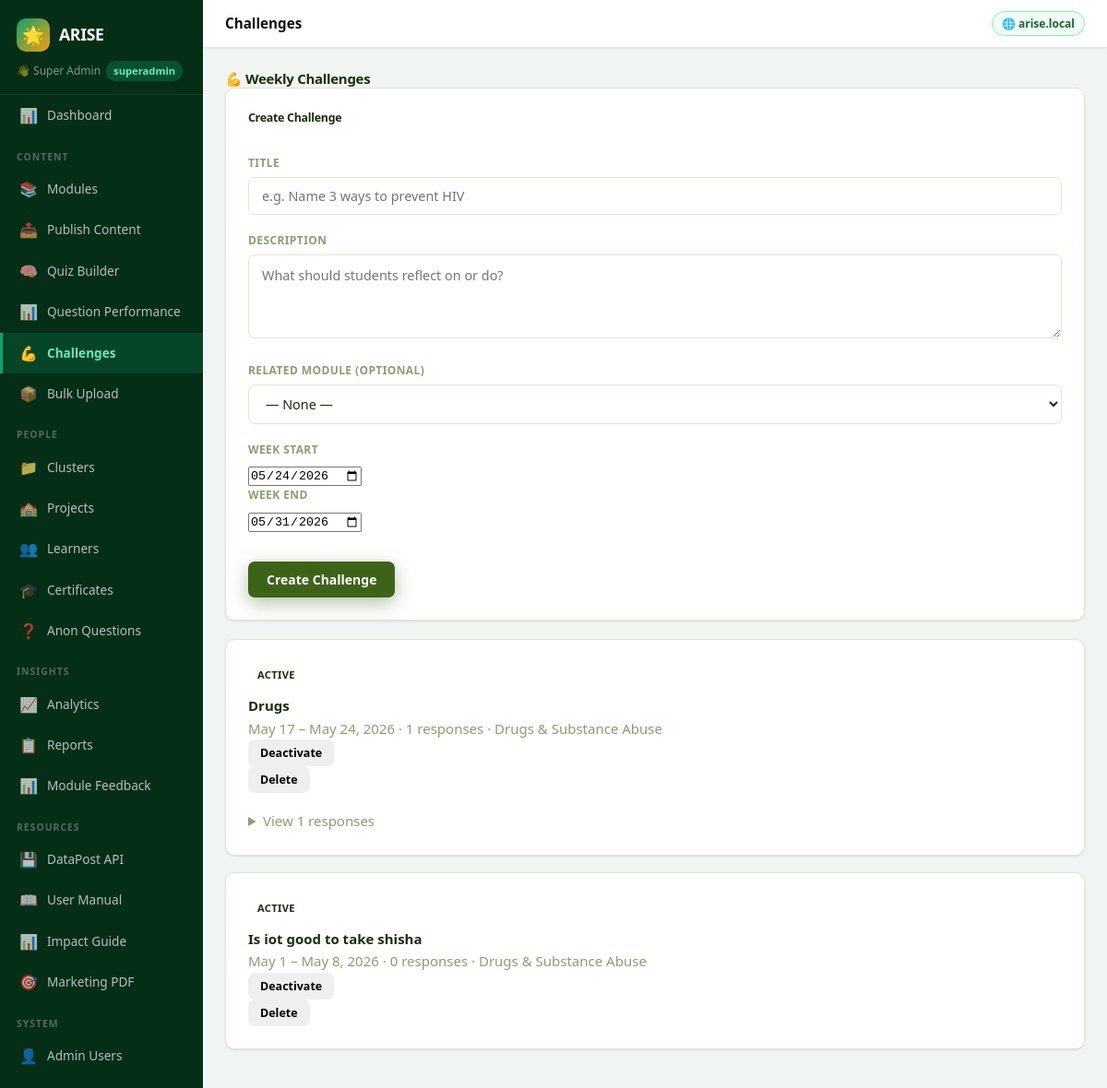
The page /admin/dashboard?p=challenges (signed in) on the database its author committed.
### tables this page shows
CREATE TABLE weekly_challenges (
    id INTEGER PRIMARY KEY AUTOINCREMENT,
    title TEXT NOT NULL,
    description TEXT NOT NULL,
    module_id INTEGER,
    week_start DATE NOT NULL,
    week_end DATE NOT NULL,
    is_active INTEGER DEFAULT 1,
    created_by INTEGER,
    created_at DATETIME DEFAULT CURRENT_TIMESTAMP
);

### includes/config.php (called while the page is built, shortened)
<?php
function db(): SQLite3 {
    static $db = null;
    if ($db === null) {
        $db = new SQLite3(DB_PATH);
        $db->enableExceptions(true);
        $db->exec('PRAGMA journal_mode=WAL');
        $db->exec('PRAGMA foreign_keys=ON');
    }
    return $db;
}

### admin/pages/admin_challenges.php (the view, shortened to what this page needs)
<?php
$challenges = db()->query("SELECT wc.*,m.title as module_title,(SELECT COUNT(*) FROM challenge_responses WHERE challenge_id=wc.id) as resp_count FROM weekly_challenges wc LEFT JOIN modules m ON wc.module_id=m.id ORDER BY wc.id DESC");
$cList=[]; while($r=$challenges->fetchArray(SQLITE3_ASSOC)) $cList[]=$r;
?>
<h4>💪 Weekly Challenges</h4>
<div class="row g-3">
  <div class="col-md-5">
    <div class="dp-card">
      <h5 class="fw-bold mb-3">Create Challenge</h5>
      <form method="post">
        <div class="mb-2"><label class="form-label fw-bold">Title</label><input type="text" name="title" class="form-control" required placeholder="e.g. Name 3 ways to prevent HIV"></div>
        <div class="mb-2"><label class="form-label fw-bold">Description</label><textarea name="description" class="form-control" rows="3" required placeholder="What should students reflect on or do?"></textarea></div>
        <div class="mb-2"><label class="form-label">Related Module (optional)</label>
          <select name="module_id" class="form-select"><option value="">— None —</option>
          </select>
        </div>
        <div class="row g-2 mb-3">
          <div class="col"><label class="form-label">Week Start</label><input type="date" name="week_start" class="form-control" value="<?=date('Y-m-d')?>"></div>
          <div class="col"><label class="form-label">Week End</label><input type="date" name="week_end" class="form-control" value="<?=date('Y-m-d',strtotime('+7 days'))?>"></div>
        </div>
        <button type="submit" class="btn btn-primary w-100">Create Challenge</button>
      </form>
    </div>
  </div>
  <div class="col-md-7">
    <?php if($cList): foreach($cList as $c): ?>
    <div class="dp-card mb-2">
      <div class="d-flex justify-content-between align-items-start">
        <div>
          <span class="badge bg-<?=$c['is_active']?'success':'secondary'?> mb-1"><?=$c['is_active']?'Active':'Inactive'?></span>
          <div class="fw-bold"><?=htmlspecialchars($c['title'])?></div>
          <div class="text-muted small"><?=date('M j',strtotime($c['week_start']))?> – <?=date('M j, Y',strtotime($c['week_end']))?> · <?=$c['resp_count']?> responses <?=$c['module_title']?'· '.$c['module_title']:''?></div>
        </div>
        <div class="d-flex gap-1 flex-shrink-0">
          <form method="post" class="d-inline"><button class="btn btn-sm btn-outline-secondary"><?=$c['is_active']?'Deactivate':'Activate'?></button></form>
          <form method="post" class="d-inline" onsubmit="return confirm('Delete?')"><button class="btn btn-sm btn-outline-danger">Delete</button></form>
        </div>
      </div>
      <?php if($c['resp_count']>0): ?>
        <details class="mt-2"><summary class="text-muted small" style="cursor:pointer">View <?=$c['resp_count']?> responses</summary>
        <?php $resps=db()->query("SELECT student_name,response_text,submitted_at FROM challenge_responses WHERE challenge_id=".intval($c['id'])." ORDER BY submitted_at DESC LIMIT 10");
        while($r=$resps->fetchArray(SQLITE3_ASSOC)): ?>
          <div class="border rounded p-2 mt-1 small"><strong><?=htmlspecialchars($r['student_name'])?></strong> · <?=date('M j',strtotime($r['submitted_at']))?><div class="mt-1"><?=htmlspecialchars($r['response_text'])?></div></div>
        <?php endwhile; ?></details>
      <?php endif; ?>
    </div>
    <?php endforeach; else: ?><div class="text-muted">No challenges yet.</div><?php endif; ?>
  </div>
</div>

### public/css/style.css (style rules this page uses)
:root { --green: #3D6318; --green-dark: #2D4A12; --green-deeper:#1E3209; --green-mid: #4F7E20; --green-light: #D4EDAA; --green-pale: #F0F8E8; --orange: #FF9700; --orange-dark: #E07800; --orange-deeper:#B86200; --orange-light: #FFE4A3; --orange-pale: #FFF7E6; --blue: #1D4ED8; --blue-light: #DBEAFE; --blue-pale: #EFF6FF; --purple: #7C3AED; --purple-light:#EDE9FE; --purple-pale: #F5F3FF; --ok: #3D6318; --ok-l: #D4EDAA; --err: #DC2626; --err-l: #FEE2E2; --warn: #FF9700; --warn-l: #FFE4A3; --info: #1D4ED8; --info-l: #DBEAFE; --dark: #1A2E08; --dark-2: #2D4A12; --mid: #4A6428; --muted: #8A9E70; --border: #DDE8CC; --bg: #F7FAF2; --white: #FFFFFF; --light: #EEF5E4; --shadow: 0 1px 3px rgba(0,0,0,.07), 0 1px 2px rgba(0,0,0,.05); --shadow-md: 0 4px 16px rgba(61,99,24,.14), 0 2px 8px rgba(0,0,0,.06); --shadow-lg: 0 10px 40px rgba(61,99,24,.18), 0 4px 12px rgba(0,0,0,.08); --shadow-g: 0 6px 20px rgba(61,99,24,.4); --shadow-o: 0 6px 20px rgba(255,151,0,.4); --r: 10px; --r-sm: 7px; --r-lg: 18px; --r-full: 9999px; --t: all .18s cubic-bezier(.4,0,.2,1); }
*,*::before,*::after { margin:0;padding:0;box-sizing:border-box; }
html { scroll-behavior:smooth; }
body { font-family:'Segoe UI',system-ui,-apple-system,sans-serif;background:linear-gradient(135deg,#0D5E3D 0%,#1E8055 35%,#FF9700 100%);background-attachment:fixed;color:var(--dark);font-size:15px;line-height:1.65;-webkit-font-smoothing:antialiased;min-height:100vh;overflow-y:scroll; }
h1,h2,h3,h4,h5 { font-family:'Segoe UI',system-ui,-apple-system,sans-serif;font-weight:700;letter-spacing:-.3px;line-height:1.25; }
.dp-card { background:#fff;border-radius:var(--r);padding:24px;box-shadow:var(--shadow);border:1px solid var(--border);margin-bottom:20px;transition:box-shadow .2s; }
.btn { display:inline-flex;align-items:center;justify-content:center;gap:6px;padding:10px 20px;border-radius:var(--r-sm);font-family:inherit;font-weight:700;font-size:.875rem;border:none;cursor:pointer;transition:var(--t);white-space:nowrap; }
.btn-primary { background:var(--green);color:#fff;box-shadow:var(--shadow-g); }
.btn-sm { padding:6px 13px;font-size:.78rem; }
input[type=text],input[type=number],input[type=email],input[type=password],input[type=file],select,textarea { width:100%;padding:10px 14px;border:1.5px solid var(--border);border-radius:var(--r-sm);font-size:.9rem;font-family:inherit;background:#fff;color:var(--dark);transition:var(--t); }
textarea { resize:vertical;line-height:1.6; }
label { display:block;font-size:.75rem;font-weight:700;color:var(--muted);margin-bottom:5px;text-transform:uppercase;letter-spacing:.4px; }
.badge { display:inline-block;padding:3px 10px;border-radius:var(--r-full);font-size:.7rem;font-weight:700;text-transform:uppercase;letter-spacing:.3px; }
.text-muted { color:var(--muted); }
.fw-bold { font-weight:700; }
.mt-2 { margin-top:18px }
.mb-1 { margin-bottom:8px }
.mb-2 { margin-bottom:18px }
.mb-3 { margin-bottom:32px }
.dp-card,.module-card,.feature-card { animation:fadeUp .15s ease both; }

### admin/index.php (style rules this page uses)
* { box-sizing:border-box;margin:0;padding:0; }
body { background:#f1f5f2;font-family:'Segoe UI',sans-serif;display:flex;min-height:100vh; }

### rows shown on the page
weekly_challenges: is_active "ACTIVE", title "Drugs", week_start "May 17", week_end "May 24, 2026", resp_count "1", module_title "Drugs & Substance Abuse"
weekly_challenges: is_active "ACTIVE", title "Is iot good to take shisha", week_start "May 1", week_end "May 8, 2026", resp_count "0", module_title "Drugs & Substance Abuse"

### other values the page prints
$adminName "Super Admin"
$adminRole ?: 'admin' "superadmin"
$n['icon'] "📊"
$n['label'] "Dashboard"
$groupLabel "CONTENT"
$n['icon'] "📚"
$n['label'] "Modules"
$n['icon'] "📤"
$n['label'] "Publish Content"
$n['icon'] "🧠"
$n['label'] "Quiz Builder"
$n['label'] "Question Performance"
$n['icon'] "💪"
$n['label'] "Challenges"
$n['icon'] "📦"
